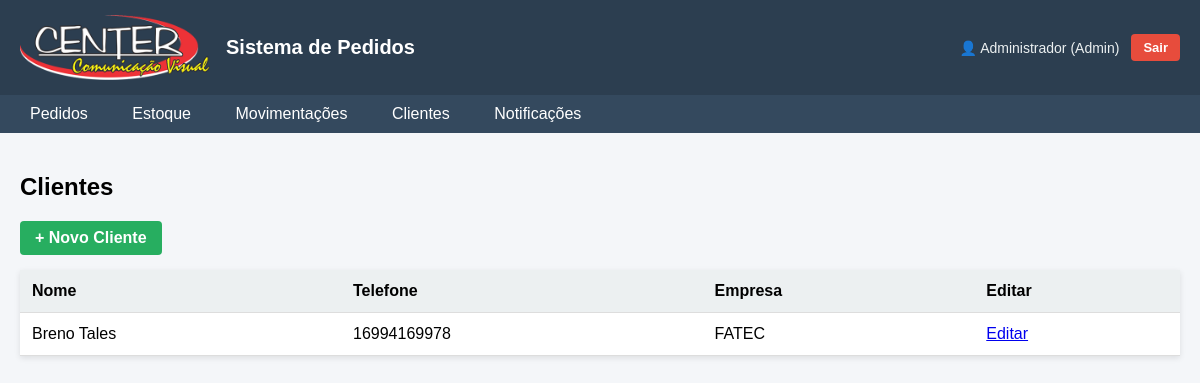
Page /clientes (signed in) on the committed database.
### models/cliente.py (models this page shows)
class Cliente(db.Model):
    __tablename__ = "cliente"
    id = db.Column(db.Integer, primary_key=True)
    nome = db.Column(db.String(120), nullable=False)
    telefone = db.Column(db.String(20), nullable=True)
    empresa = db.Column(db.String(120), nullable=True)

### controllers/cliente_controller.py (the view)
@cliente_bp.route("/clientes")
@login_required
def lista_clientes():
    clientes = Cliente.query.order_by(Cliente.nome).all()
    return render_template("clientes/lista.html", clientes=clientes)

### controllers/auth_required.py (called while the page is built)
def login_required(func):
    @wraps(func)
    def decorated_function(*args, **kwargs):
        if "usuario_id" not in session:
            return redirect(url_for("auth.login"))
        return func(*args, **kwargs)
    return decorated_function

### templates/clientes/lista.html
{% extends "base.html" %}
{% block content %}
<link rel="stylesheet" href="{{ url_for('static', filename='css/clientes.css') }}">
<h2>Clientes</h2>
<div class="top-bar">
<a href="/clientes/novo" class="btn">+ Novo Cliente</a>
</div>
<table class="tabela-clientes">
<thead>
<tr>
<th>Nome</th>
<th>Telefone</th>
<th>Empresa</th>
<th>Editar</th>
</tr>
</thead>
<tbody>
{% for cliente in clientes %}
<tr>
<td>{{ cliente.nome }}</td>
<td>{{ cliente.telefone }}</td>
<td>{{ cliente.empresa or "-" }}</td>
<td>
<a href="/clientes/{{ cliente.id }}/editar">Editar</a>
</td>
</tr>
{% endfor %}
</tbody>
</table>
{% endblock %}

### static/css/lista.css (style rules this page uses)
body { font-family: Arial; margin:0; background:#f4f6f9; }
.top-bar { display:flex; justify-content:space-between; margin-bottom:15px; gap:12px; align-items:center; flex-wrap:wrap; }
.btn { background:#27ae60; color:white; border:none; padding:8px 15px; cursor:pointer; border-radius:4px; font-weight:bold; }
table { width:100%; border-collapse:collapse; background:white; box-shadow:0 2px 5px rgba(0,0,0,0.1); }
th, td { padding:10px; border-bottom:1px solid #ddd; text-align:left; }
th { background:#ecf0f1; }
h2 { margin-bottom:20px; }

### static/css/clientes.css (style rules this page uses)
.tabela-clientes { width:100%; border-collapse:collapse; background:white; box-shadow:0 2px 6px rgba(0,0,0,0.1); }
.tabela-clientes th, .tabela-clientes td { padding:12px; border-bottom:1px solid #ddd; }
.tabela-clientes th { background:#ecf0f1; text-align:left; }
.btn { background:#27ae60; color:white; padding:8px 15px; text-decoration:none; border-radius:4px; }

### rows in the picture
Cliente: nome "Breno Tales", telefone "16994169978", empresa "FATEC"

### other values in the picture
{{ session.get('usuario_nome') }} "Administrador"
{{ 'Admin' if session.get('usuario_perfil') == 'admin' else 'Funcionário' }} "Admin"
